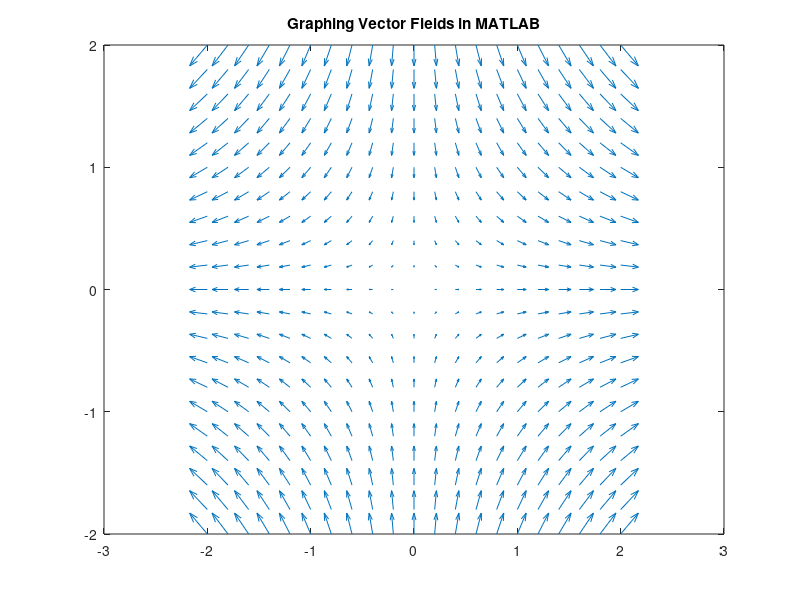
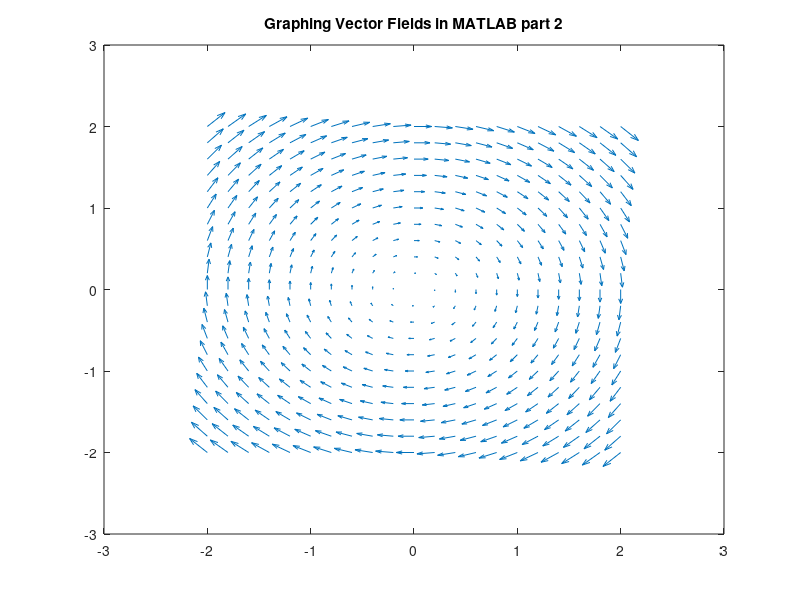

Here is the MATLAB script that generated these plots, in order:
%%%%%%%%%%%%%%%%%%%%%%%%%%%%%%%%%%%%%%%%%%%%%% Part 1
[x,y] = meshgrid(-2:.2:2, -2:.2:2);
vector1 = x;
vector2 = -y;
figure(1)
quiver(x,y,vector1,vector2)
title('Graphing Vector Fields in MATLAB')

[x,y] = meshgrid(-2:.2:2, -2:.2:2);
vector1 = y;
vector2 = -x;

figure(2)
quiver(x,y,vector1, vector2)
title('Graphing Vector Fields in MATLAB part 2')
